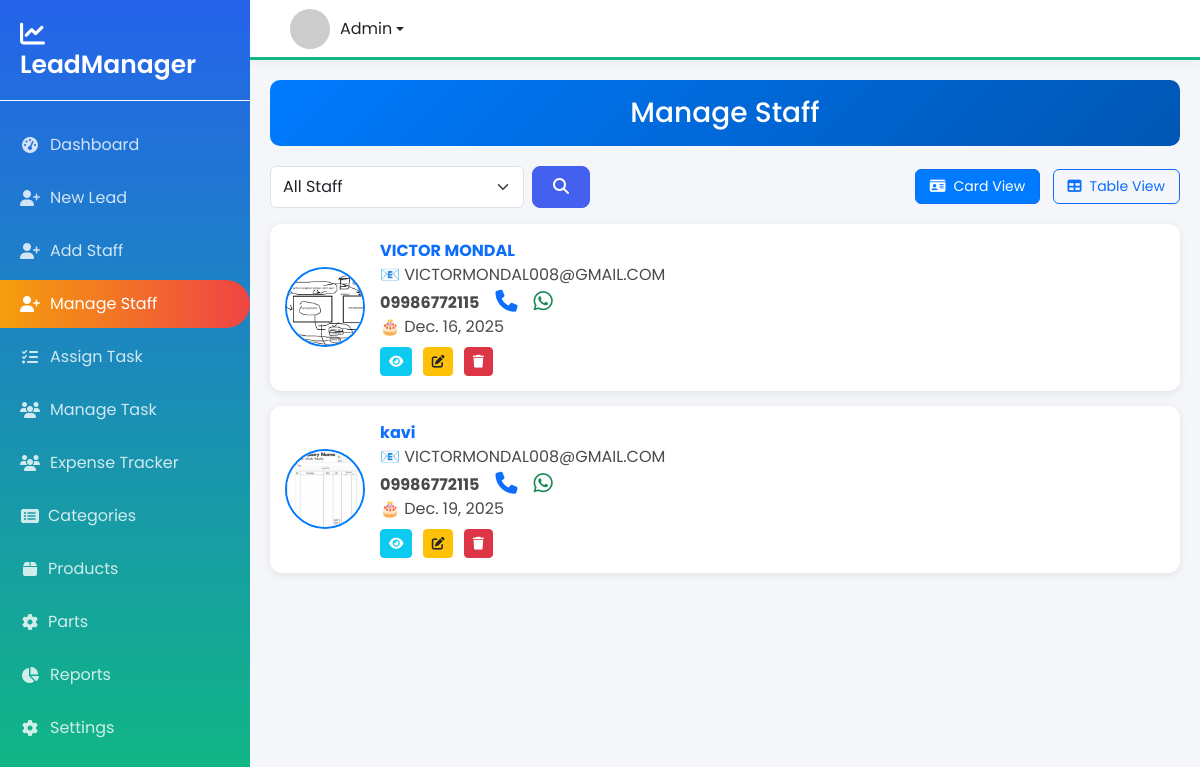
Page /manage-staff/ on the earlier database version.
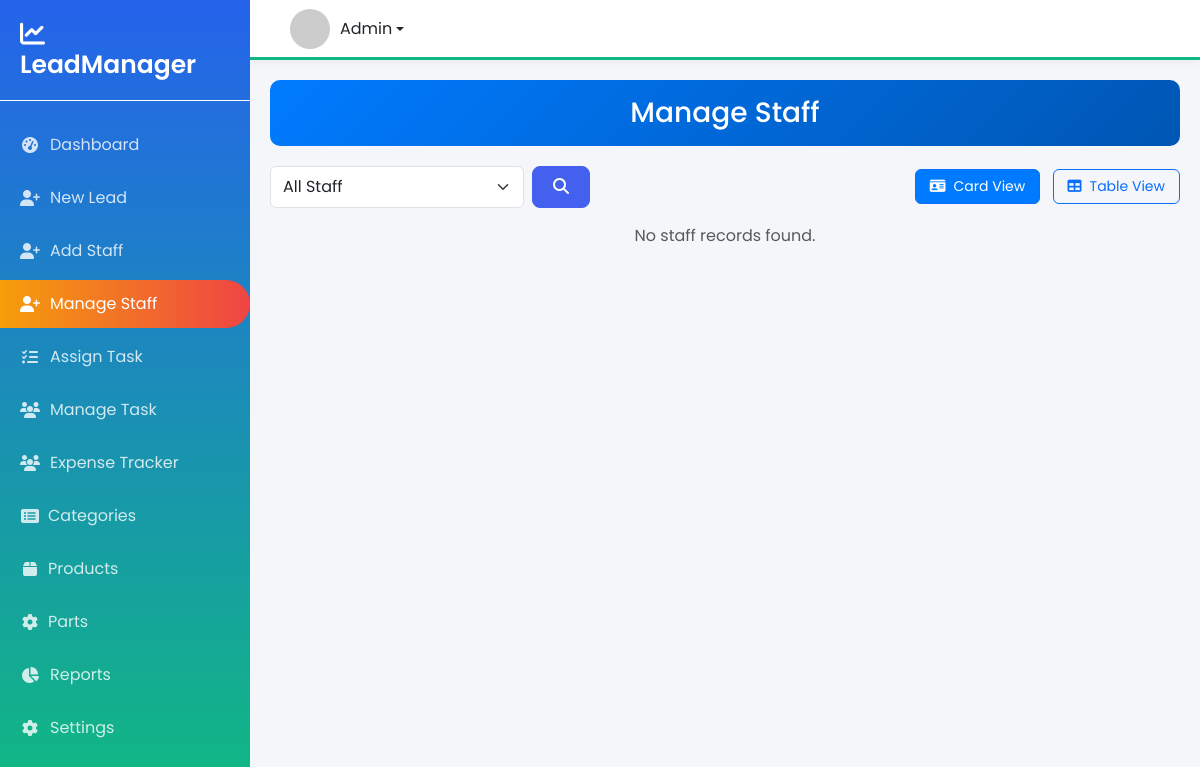
Same page on the later database version.
### leads/models.py (models this page shows, shortened)
class Staff(models.Model):
    name = models.CharField(max_length=100)
    date_of_birth = models.DateField()
    email = models.EmailField(unique=True)
    phone_number = models.CharField(max_length=15)
    emergency_contact = models.CharField(max_length=15)
    pf_number = models.CharField(max_length=50, blank=True, null=True)
    bank_name = models.CharField(max_length=100, blank=True, null=True)
    bank_account_number = models.CharField(max_length=50, blank=True, null=True)
    ifsc_code = models.CharField(max_length=20, blank=True, null=True)
    pan_number = models.CharField(max_length=20, blank=True, null=True)
    mother_name = models.CharField(max_length=100, blank=True, null=True)
    father_name = models.CharField(max_length=100, blank=True, null=True)
    address = models.TextField(blank=True, null=True)
    aadhar_number = models.CharField(max_length=20, blank=True, null=True)
    upload_photo = models.ImageField(upload_to='staff_photos/', blank=True, null=True)

### leads/views.py (the view)
# urls.py: path('manage-staff/', views.manage_staff, name='manage_staff'),
def manage_staff(request):
    selected_staff = request.GET.get("staff", "")
    if selected_staff:
        staff = Staff.objects.filter(id=selected_staff)
    else:
        staff = Staff.objects.all()
    return render(request, "manage_staff.html", {
        "staff": staff,
        "selected_staff": selected_staff,
        "staff_list": Staff.objects.all(),  # 🔥 for dropdown
    })

### leads/templates/manage_staff.html (shortened to what this page needs)
{% extends "base.html" %}
{% load static %}
{% block content %}
<div class="page-header">
    <h3 class="mb-0">Manage Staff</h3>
</div>
<div class="d-flex flex-column flex-md-row justify-content-between align-items-center mb-3">
    <form method="GET" action="" class="mb-2 mb-md-0 d-flex" style="max-width:320px; width:100%;">
        <select name="staff" class="form-select">
            <option value="">All Staff</option>
        </select>
        <button class="btn btn-primary ms-2">
            <i class="fas fa-search"></i>
        </button>
    </form>
    <div>
        <button id="cardViewBtn" class="btn btn-outline-primary view-toggle-btn active me-2">
            <i class="fas fa-id-card me-2"></i>Card View
        </button>
        <button id="tableViewBtn" class="btn btn-outline-primary view-toggle-btn">
            <i class="fas fa-table me-2"></i>Table View
        </button>
    </div>
</div>
<div id="cardView">
{% for s in staff %}
<div class="staff-card">
    <div>
        {% if s.upload_photo %}
            <img src="{{ s.upload_photo.url }}" class="staff-img">
        {% else %}
            <img src="https://via.placeholder.com/70" class="staff-img">
        {% endif %}
    </div>
    <div class="staff-info">
        <strong>{{ s.name }}</strong><br>
        📧 {{ s.email }} <br>
        <div class="d-flex align-items-center gap-3 mt-1">
            <span class="fw-bold text-nowrap">{{ s.phone_number }}</span>
            <a href="tel:{{ s.phone_number }}" class="text-primary" title="Call">
                <i class="fas fa-phone fa-lg" style="font-size: 22px;"></i>
            </a>
            <a href="https://wa.me/{{ s.phone_number }}" target="_blank"
               class="text-success" title="WhatsApp">
                <i class="fab fa-whatsapp fa-lg" style="font-size: 22px;"></i>
            </a>
        </div>
        🎂 {{ s.date_of_birth }}
        <div class="action-buttons mt-2">
            <a href="{% url 'view_staff' s.id %}" class="btn btn-info btn-sm text-white">
                <i class="fas fa-eye"></i>
            </a>
            <a href="{% url 'edit_staff' s.id %}" class="btn btn-warning btn-sm text-dark">
                <i class="fas fa-edit"></i>
            </a>
            <a href="{% url 'delete_staff' s.id %}" class="btn btn-danger btn-sm text-white"
               onclick="return confirm('Delete {{ s.name }} ?');">
                <i class="fas fa-trash"></i>
            </a>
        </div>
    </div>
</div>
{% empty %}
<p class="text-center text-muted">No staff records found.</p>
{% endfor %}
</div>
{% endblock %}

Differences in the rows shown:
removed Staff: upload_photo (picture), name "VICTOR MONDAL", email "VICTORMONDAL008@GMAIL.COM", phone_number "09986772115", date_of_birth "Dec. 16, 2025"
removed Staff: upload_photo (picture), name "kavi", email "VICTORMONDAL008@GMAIL.COM", phone_number "09986772115", date_of_birth "Dec. 19, 2025"
Other differences:
text now shown: "No staff records found."
